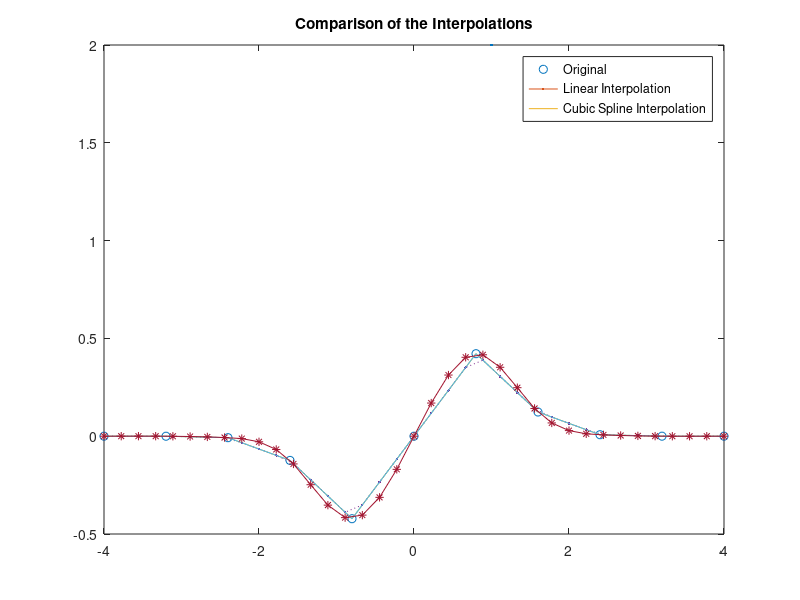
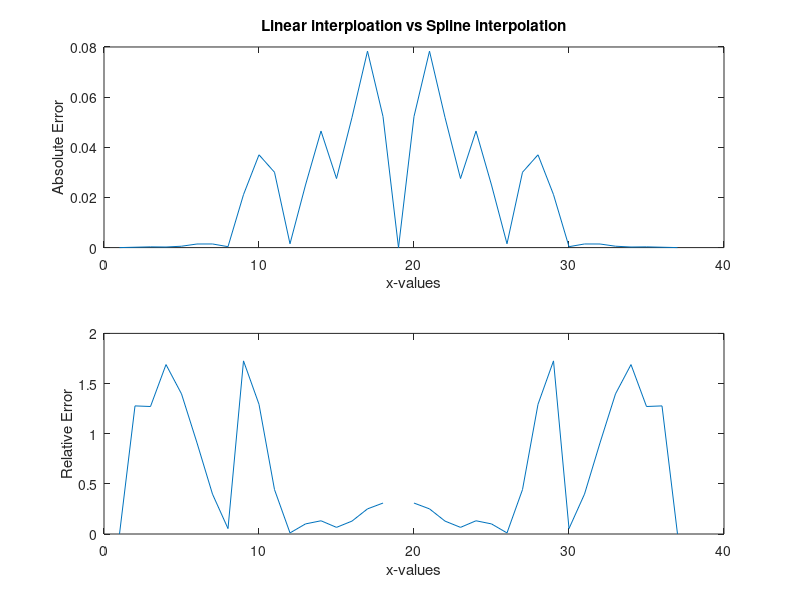
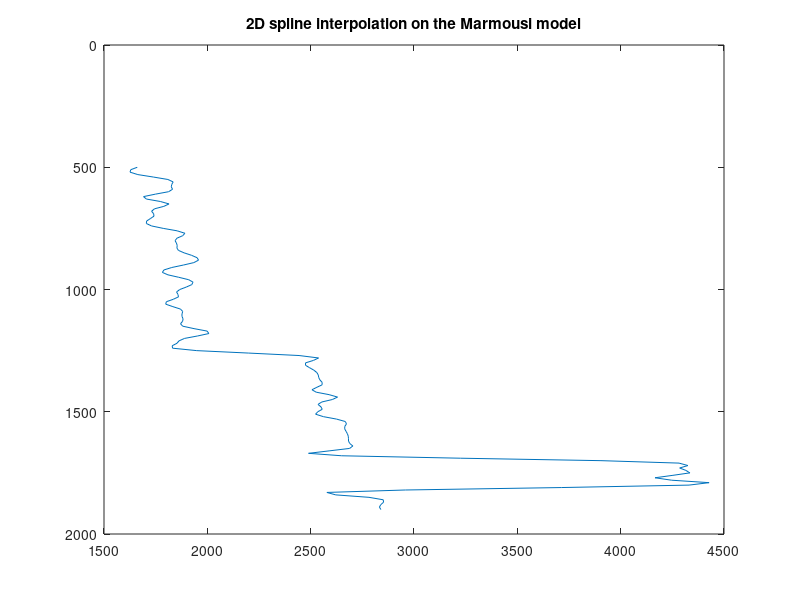

Here is the MATLAB script that generated these plots, in order: (Note: this script raises an error after producing the figures.)
%% Exercise Set 2 GEOV265 - Tiffany Ajayi


%% Oppgave 1- 1D interpolation

% 1a)

    x = linspace(-4,4,11);

    y = x.*exp(-x.^2);

    % figure(1)
    % plot(x,y)

% 1b)

    xq = linspace(-4,4,37);

    vq1 = interp1(x,y,xq);

    % figure(2)
    % plot(x,y,'o', xq,vq1,':.')

% 1c)

   
    vq2 = interp1(x,y,xq, 'spline');

    % figure(3)
    % plot(x,y,'o', xq,vq2,':.')

% 1d) 
    
    % When using the linear interpolation the average of every point "Xq"
    % is calculated and linear lines from each point is connected? And the 
    % adjecent points is connected with straight lines. This makes
    % linear interplation bad for curvetures....
    % a linear interpolation it will always be discontinuity. or a linear
    % function we not controll the 1 or 2nd order derivitives,
    % hens making it harder to fit the lines through the points

    % The spline interpolation represents a much smoother curve of the
    % function. We get a function defined by polynomials, so that it
    % possible to have a continiues curvetures line passing all 
    % of the points. The spline will gives us a data that we can assume are 
    % more then likely corecct compear to the linear interpolation. 

    % The absolute error is given as:

        % Absolute_error = abs(f_true-f_int)

    % f_ori being the original function, and f_inter being the
    % interpolateted. This absolute error will tell how much diffrences 
    % is between the original and the interpolated values

    % The relative value is described as the Absolute value devided by the
    % magnitude. And is given as:
        
        % abs(f_true-f_int)/f_ori 
        % *100 to gives it in procent 

    % This tells how large the error is in form of magnetude 
    % The absolute value gives us a direct insight of the diffrences
    % between the true and the interplates function. While the relative
    % error is a ratio between the two functions. The relative value is
    % more suiteble for functions with wide varios of values
 
        
% 1e)

 
    figure(4)
    
    plot(x,y,'o', LineWidth=2)
    hold on 
    plot(x,y, xq,vq1,':.',LineWidth=2)

    plot(x,y, xq,vq2,'-*', LineWidth=2)

    legend('Original','Linear Interpolation','Cubic Spline Interpolation')
    title('Comparison of the Interpolations')

    a1 = abs(vq1-vq2);
    r1 = a1./abs(vq2);

    figure(5)
    subplot(2,1,1)
    plot(a1)
    title('Linear interploation vs Spline interpolation')
    xlabel('x-values')
    ylabel('Absolute Error')

    subplot(2,1,2)
    plot(r1)
    xlabel('x-values')
    ylabel('Relative Error')


    % From the plot it is easy to see that the function "vq1" wich is the
    % linear interpolation goes through the original points as a stright
    % line, missing curvatures. The variatiaton in the function is not
    % expressed in a optimal way for the linear interplation

    % Can see that the spline function goes throuth each point, and due to
    % use of cubic polynomals it creates a curve. In som cases for a steep
    % slope the spline interpolation can exaggerate causing overshooting.
    
    % the plot shows us pretty similar function lines for the start and end
    % of the x-values. As expected the Absolute Error is near Zero. Where
    % the linear function is stright while the spline function cureves is
    % where the Absolute error should be the higest. In the middel at x = 0
    % the x=y, so the Absolute error should be zero. The Absolute Error
    % should be symterical at each side of x = 0

    % The Relative Error 

    
    
    clear vars


%% Oppgave 2 - 1D and 2D Interpolation



% 2a)  

     

    % 1D interpolation is used to find an unkwon value between two kown
    % valuepoint. In other word, knowing the points f(x0,y0) and f(x1,y1)
    % and finding (x,y) can be done by interpolation. 

   

        % Nearest-Neighbor Interpolation:
            % Is when using the nearest value that is known for the
            % new point. This gives a step like approximation  

        % Linear Interpolation:
            % Calculates a straight line between the two known points/ the
            % known points. The y-value will be esitmated at a new x using
            % the straight line

        % Spline Interpolation:
            % Uses polynoal function to make a best fitting curve passing
            % the points. making it possible to have first and second
            % derivatives. 


% 2e)

    Marmousi = load('marmousi.txt');

    x = [0:24:9192];
    z = [0:24:2904];

    row = length(x);
    col = length(z);
    
    Marmousi = reshape(Marmousi,[col,row]);

    
    
    
    Q1=  Marmousi(68,172);
    Q2 = Marmousi(68,173);
    Q3 = Marmousi(67,172);
    Q4 = Marmousi(67,173);

    x1 = 1632;
    x2 = 1608;
    z1 = 4128;
    z2 = 4152;

    xp = 1615;
    zp = 4135;
    
    % Interpolating in the y-direction

    term1 = 1/((x2-x1)*(z2-z1));
    term2 = (x2-xp)*(z2-zp);
    term3 = (x2-xp)*(zp-z1);
    term4 = (xp-x1)*(z2-zp);
    term5 = (xp-x1)*(zp-z1);


    point=term1*(Q1*term2+Q2*term3+Q3*term4+Q4*term5)



% 2f)
    
   depth = [500:10:1900];
   point2 = 630;

   [X, Z]=meshgrid(x, z);
 
   Vq3 = interp2(X,Z,Marmousi,point2,depth,'spline');

   figure(7)

   plot(Vq3,depth)
   title('2D spline interpolation on the Marmousi model')
   set(gca, 'YDir','reverse')

   
   % The plot shows how the velocity changes with the depth. The lines in
   % the plot shows a more smoothly curvetures for for the changes in
   % velocities. can assume that some of the points where there is fast
   % changes in velocitys are exaggerating and not precise.


clear var


%% Oppave 3 -  1D Derivatives

% 3a)

   
    x1 = linspace(-4,4,31);
    f1 = exp(-x1.^2).*sin(x1).^2;

    d1 = compute_derive(x1, f1);

  
% 3b)

    anal1 = sin(x1).^2.*(-(2*x1)./exp(x1.^2))+ 2.*cos(x1).*sin(x1).*exp(-x1.^2);

    figure(8)

    plot(x1,f1, LineWidth=2)
    hold on 
    plot(x1, d1,'--', LineWidth=2)
    plot(x1, anal1, LineWidth=2)
    title('Derivative for 31 equidistant points')
    ylabel('derivative values')
    xlabel('x-values ')
    legend('Original','Numerical deriv','Analytical deriv')



 % 3c)

    x2 =linspace(-4,4,81);
    f2 = exp(-x2.^2).*sin(x2).^2;

    d2 = compute_derive(x2,f2);

    anal2 = sin(x2).^2.*(-(2*x2)./exp(x2.^2))+ 2.*cos(x2).*sin(x2).*exp(-x2.^2);

    figure(9)

    plot(x2,d2, LineWidth=2)
    hold on
    plot(x2, anal2,'--', LineWidth=2)
    legend('Numerically', 'Analytically')
    title('Derivative for 81 equidistant points')
    xlabel('x-value')
    ylabel('Derivative')
 

% 3d)

    abs1 = abs(anal1-d1);
    relativ1 = abs(d1-anal1)./abs(anal1);
    
 


    figure(10)

    subplot(2,1,1)
    plot(x1, abs1, 'm', LineWidth=2)
    title('Derivation at 31 values: Analyticall vs Numericall')
    xlabel('x-values')
    ylabel('Absolute Error')

    subplot(2,1,2)
    title('Derivation at 31 values')
    plot(x1, relativ1, 'b', LineWidth=2)
    xlabel('x-values')
    ylabel('Relative Error')
    



    abs2 = abs(anal2-d2);
    relativ2 = abs(d2-anal2)./abs(anal2);

   
    figure(11)
   
    subplot(2,1,1)
    plot(x2, abs2, 'g', LineWidth=2)
    title('Derivation at 81 values: Analyticall vs Numericall')
    xlabel('x-values')
    ylabel('Absolute Error')

    subplot(2,1,2)
    title('Derivation at 81 values')
    plot(x2, relativ2,'r', LineWidth=2)
    xlabel('x-values')
    ylabel('Relative Error')

    


% 3e

    % MATLB has its own commando for computing derivatives numerically:
    % diff(x)

  
    x3 = linspace(-4,4,81);
    iii = 8/80;
    f3 = exp(-x3.^2).*sin(x3).^2;
  
    Df = diff(f3)./iii

    figure (12)
    plot((x3(1:80)), Df, LineWidth=2)
    hold on 
    plot(x3, anal2, LineWidth=2)

    title('Analyticall (MATLAB command) vs Analyticall Derivation')
    xlabel('x-values')
    ylabel('derivative value')

    legend('MATLAB command','Analayticall')

   

 %%  Oppgave 4 - 1D Integration 


    clear ver



 % 4b) 

      x = linspace(0,3,4);
      % dx = lengde / n-1
      dx = 3/3
      funk1 = x.^3;
      int1 = sum(funk1.*dx)
      
 % 4c)
     
     t = linspace(0,3,40);
     funk2 = t.^3;
     dx1 = 3/39;

     int2 = sum(funk2.*dx1) 

% 4e)

     v = linspace(0,3,120);
     funk3 = v.^3;
     dx2 = 3/119;
        
     int3 = sum(funk3*dx2)


% 4f) 

    trapz1 = trapz(x,funk1)
    trapz2 = trapz(t,funk2)
    trapz3 = trapz(v,funk3)


% 4g)
    
    origi = (3.^4)/4;

    ab1=abs(int1-origi);
    re1=(ab1/origi)*100;

    ab2=abs(int2-origi);
    re2=(ab2/origi)*100;

    ab3=abs(int3-origi);
    re3=(ab3/origi)*100;


    % figure(13)
    % 
    % q = [ab1 ab2 ab3];
    % p = ["4 points" "40 points" "120 points"];
    % bar(p,q)
    % 
    % title('Absolute Error' )
    % 
    % 
    % figure(14)
    % 
    % l = [re1 re2 re3]
    % j = ["4 points" "40 points" "120 points" "trapez1" "trapez2" "trapez3"];
    % bar(j,l)
    % 
    % title('Relative Error' )
    % 

    value = [int1, int2, int3, trapz1, trapz2, trapz3];
    ab = abs(value-origi);
    re = (ab./origi)*100;
    error = [ab;re]


    figure(3000)

    bar(j,error)
    legend('Absolute Error', 'Relative Error')
    title('Relativ and Absolute Error')

    % int1 gives us the larges error, following next by int2, and then
    % int3. The sum method is similar to the Rieman sum, underastimating
    % the value. The more point (dx) we have, the finer and better the
    % aproxximation of the intergral will be, the histogram is showing
    % smaller and smaller Errors for the integral calculation with the most
    % points.



%% Oppgave 5 - 2D Derivatives

clear ver 

% 5a)
   


   x = [-1:0.1:1];
   y = [4.5:-0.1:-4.5];
   y0 = -0.25;

   [X Y]= meshgrid(x,y);

   e = exp(-(Y-y0).^2);
   velo= sin(2*pi.*X)+(X.*Y.*e);

   

   
   figure(15)

   subplot(2,1,1), imagesc(x,y,velo), title('Fuction 5a) imagesc')
   colorbar
   
   set(gca, 'YDir','normal')

   subplot(2,1,2), surf(X,Y,velo), title('Fuction 5a) surf')
   colorbar

   colormap spring;



% 5b)
    
   
    dv_x = 2*pi.*cos(2*pi.*X) + Y.*e;

    dv_y = X.*e.*(1-(2.*Y).*(Y-y0));

    % figure(200)
    % 
    % surf(X,Y, dv_x), title('Analytical Derivative With Respect to x')
    % 
    % figure(201)
    % 
    % surf(X,Y, dv_y), title('Analytical Derivative With Respect to y')

% 5c)

    [dF_x, dF_y] = gradient(velo);

    figure(16)
    
    subplot(2,1,1), surf(dF_x), title('Numerical Derivative With Respect to x')
    colorbar;

    subplot(2,1,2), surf(X,Y, dv_x), title('Analytical Derivative With Respect to x')
    colorbar
  

    figure(17)

    subplot(2,1,1), surf(dF_y), title('Numerical Derivative With Respect to y')
    colorbar

    subplot(2,1,2), surf(X,Y, dv_y), title('Analytical Derivative With Respect to y')
    colorbar
   









    function deriv = compute_derive(x,f);

    n = length(x);

    deriv = zeros(1,n);

    for i = 1:n-1

    deriv(i) = (f(i+1) - f(i))/ (x(i+1)-x(i));
    
    end

    % for the last n (31) in the array 

    deriv(n) = (f(n) - f(n-1))/ (x(n)-x(n-1));
end 


 
